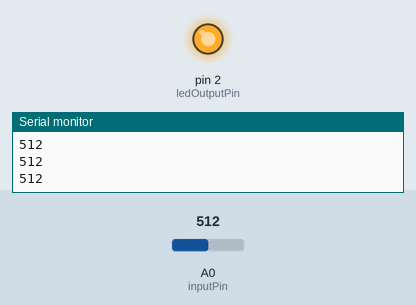
This sketch was run on a simulated Arduino Uno, built with avr-gcc and run on an emulated ATmega328P. Parts: output pins drawn as LEDs (lit = HIGH), the last lines printed to the serial monitor. The inputs (shaded band) are chosen by the test bench; at power-on: A0 (inputPin) = 512.

Above: at 1.2 s.
1.3 s: A0 (inputPin) set to 490
At 2.5 s:
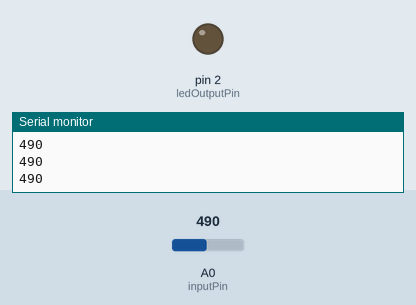
2.8 s: A0 (inputPin) set to 510
At 3.8 s:
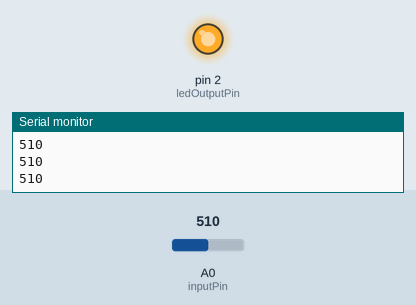
4.3 s: A0 (inputPin) set to 306
At 4.8 s:
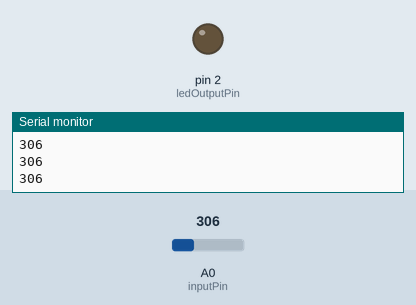
Timing chart, 0 to 7.3 s (numbered marks = the images above; inputs shaded):
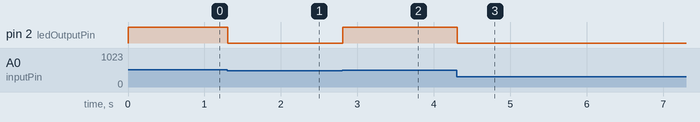

Measured:
- the behaviour switches between 500 and 499 on A0 (inputPin) (found by bisection; images 0 and 1)
- after the input at 1.3 s, pin 2 (ledOutputPin): HIGH → LOW at once
- after the input at 2.8 s, pin 2 (ledOutputPin): LOW → HIGH at once
- after the input at 4.3 s, pin 2 (ledOutputPin): HIGH → LOW at once

The sketch:

AnalogLED.ino
```cpp
const int inputPin = A0;
const int ledOutputPin = 2;

void setup() {
 Serial.begin(9600);
 pinMode(inputPin, INPUT);
 pinMode(ledOutputPin, OUTPUT);
 digitalWrite(ledOutputPin, LOW);

}

void loop() {
  int arduinoInput = analogRead(inputPin);
  Serial.println(analogRead(inputPin));

    if(arduinoInput >= 500 )
    {
      digitalWrite(2, HIGH);
    }
    else if(arduinoInput < 500)
    {
      digitalWrite(2, LOW);
    }
}
```
